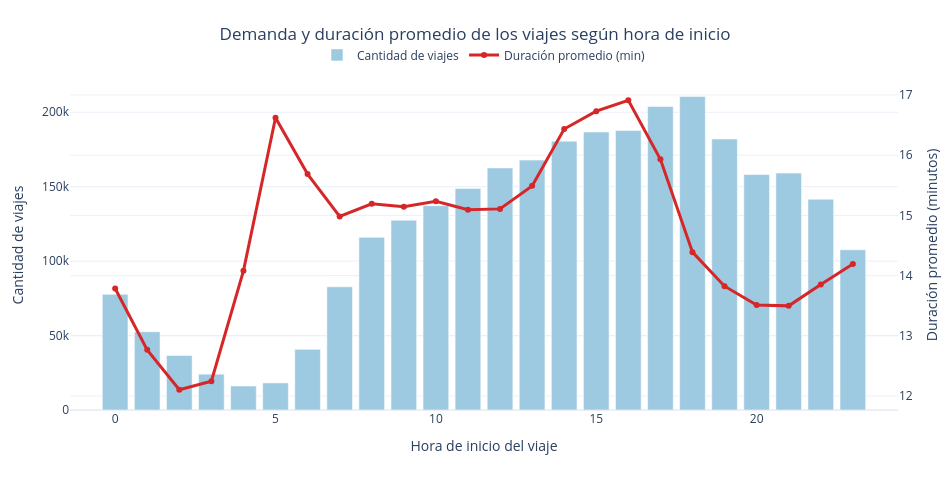

Notebook cell for this chart:
### Markdown cell above
**Interpretación.** El 93 % de los viajes se paga con tarjeta de crédito o efectivo y el 89,8 %
utiliza tarifa estándar; las tarifas especiales de aeropuerto (JFK y Newark) constituyen un
segmento minoritario pero **operacionalmente distinto**, con viajes mucho más largos. La escala
logarítmica del gráfico por comuna revela una concentración extrema: **Manhattan explica la
inmensa mayoría de los orígenes**, seguido por Queens (donde se ubican los aeropuertos JFK y
LaGuardia), mientras Staten Island y EWR aportan apenas decenas de viajes.

Consecuencia: las zonas de origen/destino tienen 260 categorías con frecuencias muy desiguales, por
lo que una codificación *one-hot* directa generaría cientos de columnas dispersas. Se resuelve en la
sección 3 combinando agregación geográfica (comuna, tipo de zona) con codificación por objetivo.

### 2.10 Patrones temporales de la operación

### Code cell
df["hora"] = df.tpep_pickup_datetime.dt.hour
df["dia_semana"] = df.tpep_pickup_datetime.dt.dayofweek

# Se calcula sobre viajes con duración plausible, para que los promedios sean informativos.
plausibles = df.duracion_min.between(1, 120)

resumen_hora = (df[plausibles].groupby("hora")
                .agg(cantidad_viajes=("duracion_min", "size"),
                     duracion_promedio=("duracion_min", "mean"),
                     distancia_promedio=("trip_distance", "median"))
                .reset_index())

fig = go.Figure()
fig.add_trace(go.Bar(x=resumen_hora.hora, y=resumen_hora.cantidad_viajes,
                     name="Cantidad de viajes", marker_color="#9ecae1"))
fig.add_trace(go.Scatter(x=resumen_hora.hora, y=resumen_hora.duracion_promedio,
                         name="Duración promedio (min)", yaxis="y2",
                         mode="lines+markers", line=dict(color="#d62728", width=3)))
fig.update_layout(
    title="Demanda y duración promedio de los viajes según hora de inicio",
    xaxis_title="Hora de inicio del viaje", yaxis_title="Cantidad de viajes",
    yaxis2=dict(title="Duración promedio (minutos)", overlaying="y", side="right"),
    legend=dict(orientation="h", y=1.12, x=0.5, xanchor="center"))
mostrar(fig, "eda_hora")
resumen_hora

### Figure 1 — Plotly figure (JSON) as saved in the notebook; plotly's stock layout.template omitted (floating-point values rounded to 4 significant figures)
{"data": [{"marker": {"color": "#9ecae1"}, "name": "Cantidad de viajes", "type": "bar", "x": [0, 1, 2, 3, 4, 5, 6, 7, 8, 9, 10, 11, 12, 13, 14, 15, 16, 17, 18, 19, 20, 21, 22, 23], "y": [77697, 52559, 36654, 24064, 16123, 18196, 40735, 82720, 115978, 127510, 137223, 148790, 162599, 167851, 180589, 186749, 187695, 203910, 210582, 182002, 158171, 159121, 141572, 107671]}, {"line": {"color": "#d62728", "width": 3}, "mode": "lines+markers", "name": "Duración promedio (min)", "type": "scatter", "x": [0, 1, 2, 3, 4, 5, 6, 7, 8, 9, 10, 11, 12, 13, 14, 15, 16, 17, 18, 19, 20, 21, 22, 23], "y": [13.78, 12.77, 12.11, 12.25, 14.08, 16.62, 15.69, 14.98, 15.19, 15.14, 15.24, 15.1, 15.11, 15.49, 16.43, 16.73, 16.91, 15.93, 14.39, 13.82, 13.51, 13.5, 13.85, 14.19], "yaxis": "y2"}], "layout": {"height": 480, "legend": {"orientation": "h", "x": 0.5, "xanchor": "center", "y": 1.12}, "margin": {"b": 70, "l": 70, "r": 40, "t": 80}, "title": {"text": "Demanda y duración promedio de los viajes según hora de inicio", "x": 0.5}, "width": 950, "xaxis": {"title": {"text": "Hora de inicio del viaje"}}, "yaxis": {"title": {"text": "Cantidad de viajes"}}, "yaxis2": {"overlaying": "y", "side": "right", "title": {"text": "Duración promedio (minutos)"}}}}
